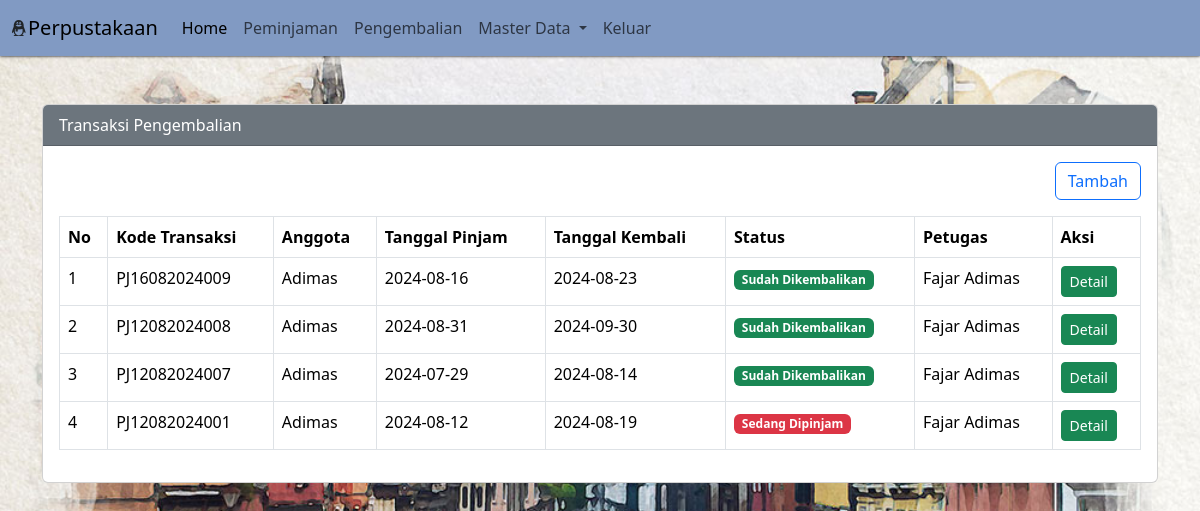
Screenshot of /?pg=pengembalian with the database file from the repository.
### tables this page shows
CREATE TABLE `peminjaman` (
  `id` int(11) NOT NULL,
  `id_anggota` int(11) NOT NULL,
  `id_user` int(11) NOT NULL,
  `kode_transaksi` varchar(30) NOT NULL,
  `tgl_pinjam` date NOT NULL,
  `tgl_kembali` date NOT NULL,
  `status` tinyint(1) NOT NULL,
  `created_at` timestamp NOT NULL DEFAULT current_timestamp(),
  `updated_at` timestamp NOT NULL DEFAULT current_timestamp() ON UPDATE current_timestamp(),
  `deleted_at` tinyint(1) NOT NULL DEFAULT 0
);

CREATE TABLE `anggota` (
  `id` int(11) NOT NULL,
  `nisn` varchar(16) NOT NULL,
  `nama_lengkap` varchar(50) NOT NULL,
  `jenis_kelamin` enum('Laki-Laki','Perempuan') NOT NULL,
  `no_telp` varchar(13) NOT NULL,
  `alamat` text NOT NULL,
  `created_at` timestamp NOT NULL DEFAULT current_timestamp(),
  `updated_at` timestamp NOT NULL DEFAULT current_timestamp() ON UPDATE current_timestamp()
);

CREATE TABLE `user` (
  `id` int(11) NOT NULL,
  `id_level` int(11) NOT NULL,
  `nama_lengkap` varchar(50) NOT NULL,
  `email` varchar(50) NOT NULL,
  `password` varchar(100) NOT NULL,
  `created_at` timestamp NOT NULL DEFAULT current_timestamp(),
  `updated_at` timestamp NOT NULL DEFAULT current_timestamp() ON UPDATE current_timestamp()
);

### content/pengembalian.php (the view, shortened to what this page needs)
<?php
$queryPinjam = mysqli_query($koneksi, "SELECT anggota.nama_lengkap as nama_anggota, user.nama_lengkap, peminjaman.* FROM peminjaman LEFT JOIN anggota ON anggota.id = peminjaman.id_anggota LEFT JOIN user ON user.id = peminjaman.id_user WHERE deleted_at = 0 ORDER BY id DESC");
?>
<div class="container mt-5">
    <div class="row">
        <div class="col-sm-12">
            <div class="card">
                <div class="card-header bg-secondary text-white">Transaksi Pengembalian</div>
                <div class="card-body">
                    <div align="right" class="mb-3">
                        <a href="?pg=tambah-pengembalian" class="btn btn-outline-primary">Tambah</a>
                    </div>
                    <table class="table table-bordered">
                        <thead>
                            <tr>
                                <th>No</th>
                                <th>Kode Transaksi</th>
                                <th>Anggota</th>
                                <th>Tanggal Pinjam</th>
                                <th>Tanggal Kembali</th>
                                <th>Status</th>
                                <th>Petugas</th>
                                <th>Aksi</th>
                            </tr>
                        </thead>
                        <tbody>
                            <?php $no = 1;
                            while ($row = mysqli_fetch_assoc($queryPinjam)) : ?>
                                <tr>
                                    <td><?php echo $no++ ?></td>
                                    <td><?php echo $row['kode_transaksi'] ?></td>
                                    <td><?php echo $row['nama_anggota'] ?></td>
                                    <td><?php echo $row['tgl_pinjam'] ?> </td>
                                    <td><?php echo $row['tgl_kembali'] ?></td>
                                    <td><?php echo getStatus($row['status']) ?></td>
                                    <td><?php echo $row['nama_lengkap'] ?></td>
                                    <td>
                                        <a href="?pg=tambah-pengembalian&detail=<?php echo $row['id'] ?>" class="btn btn-sm btn-success">Detail</a>
                                    </td>
                                </tr>
                            <?php endwhile ?>
                        </tbody>
                    </table>
                </div>
            </div>
        </div>
    </div>
</div>

### function/helper.php (shortened to what this page needs)
<?php
function getStatus($status){
    switch ($status) {
        case '1':
            $label = '<span class="badge text-bg-danger">Sedang Dipinjam</span>';
            break;
            case '2':
                $label = '<span class="badge text-bg-success">Sudah Dikembalikan</span>';
                break;
    }
    return $label;
}

### index.php (style rules this page uses)
body { background-image: url('assets/img/post-thumbnail.jpg'); background-size: cover; }

### rows the page displays
peminjaman: kode_transaksi "PJ16082024009", id_anggota.nama_lengkap "Adimas", tgl_pinjam "2024-08-16", tgl_kembali "2024-08-23", status "Sudah Dikembalikan", id_user.nama_lengkap "Fajar Adimas"
peminjaman: kode_transaksi "PJ12082024008", id_anggota.nama_lengkap "Adimas", tgl_pinjam "2024-08-31", tgl_kembali "2024-09-30", status "Sudah Dikembalikan", id_user.nama_lengkap "Fajar Adimas"
peminjaman: kode_transaksi "PJ12082024007", id_anggota.nama_lengkap "Adimas", tgl_pinjam "2024-07-29", tgl_kembali "2024-08-14", status "Sudah Dikembalikan", id_user.nama_lengkap "Fajar Adimas"
peminjaman: kode_transaksi "PJ12082024001", id_anggota.nama_lengkap "Adimas", tgl_pinjam "2024-08-12", tgl_kembali "2024-08-19", status "Sedang Dipinjam", id_user.nama_lengkap "Fajar Adimas"
